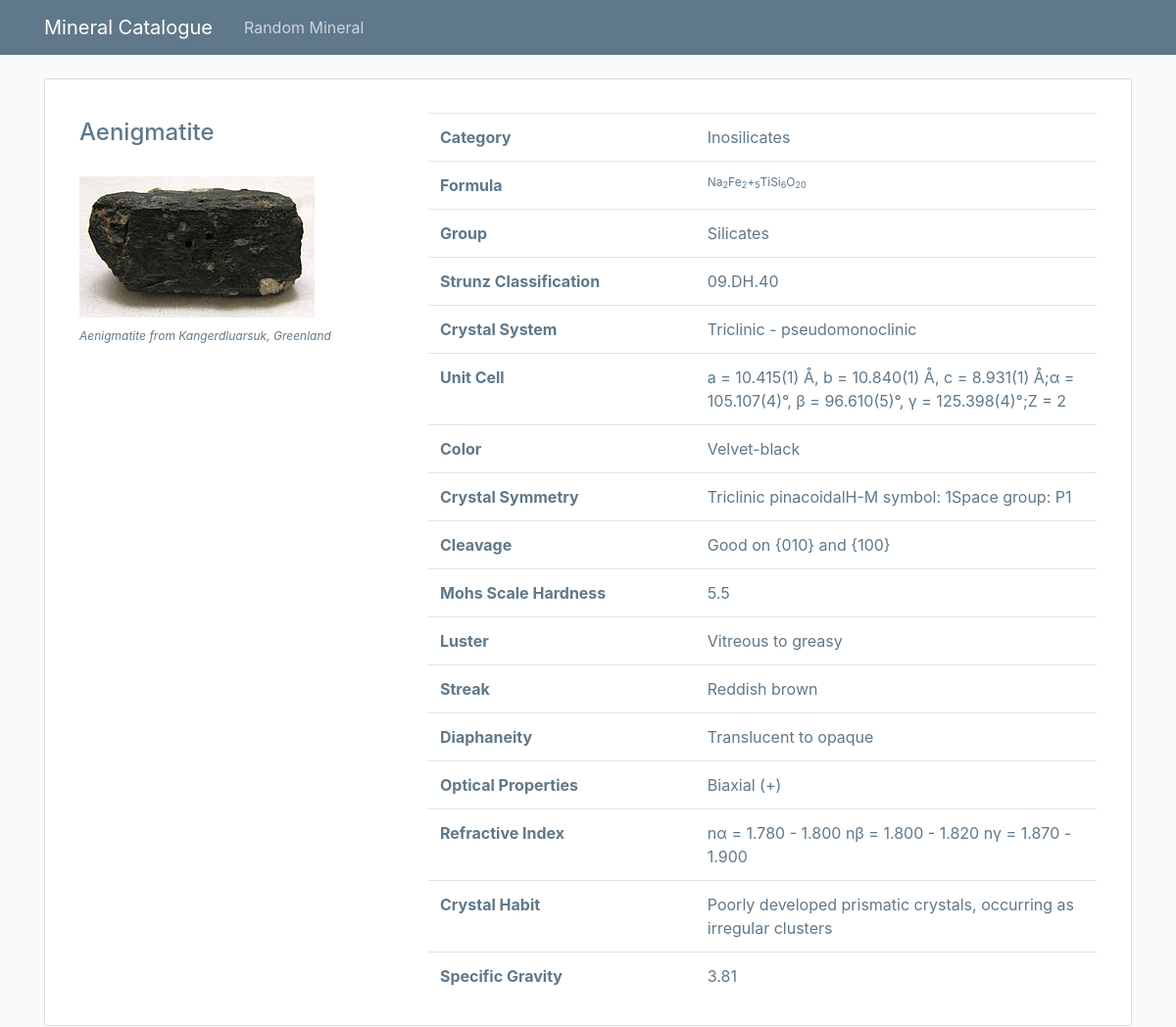
Page /mineral/246 on the committed database.
### catalogue/models.py (models this page shows, shortened)
class Mineral(models.Model):
    name = models.CharField(unique=True, max_length=255)
    image_filename = models.CharField(max_length=255)
    image_caption = models.CharField(max_length=255)
    category = models.CharField(max_length=255)
    formula = models.CharField(max_length=255)
    group = models.CharField(max_length=255)
    strunz_classification = models.CharField(blank=True, max_length=255)
    color = models.CharField(blank=True, max_length=255)
    crystal_system = models.CharField(blank=True, max_length=255)
    unit_cell = models.CharField(blank=True, max_length=255)
    crystal_symmetry = models.CharField(blank=True, max_length=255)
    cleavage = models.CharField(blank=True, max_length=255)
    mohs_scale_hardness = models.CharField(blank=True, max_length=255)
    luster = models.CharField(blank=True, max_length=255)
    streak = models.CharField(blank=True, max_length=255)
    diaphaneity = models.CharField(blank=True, max_length=255)
    optical_properties = models.CharField(blank=True, max_length=255)
    refractive_index = models.CharField(blank=True, max_length=255)
    crystal_habit = models.CharField(blank=True, max_length=255)
    specific_gravity = models.CharField(blank=True, max_length=255)

### catalogue/views.py (the view)
# urls.py: path('mineral/<int:pk>', views.mineral_detail, name='detail'),
def mineral_detail(request, pk):
    mineral = get_object_or_404(Mineral, pk=pk)
    return render(request, 'catalogue/detail.html', {'mineral': mineral})

### catalogue/templates/catalogue/detail.html
{% extends "catalogue/base.html" %}
{% load static %}
{% block content %}
<article class="media content-section">
    <div class="container">
        <div class="row">
            <div class="col-md-4 col-sm-4 col-xs-4">
                <h1 class="mineral__name">{{ mineral.name|title }}</h1>
                <img src="{% static 'catalogue/images/' %}{{ mineral.name }}.jpg"/>
                <p class="mineral__caption">{{ mineral.image_caption }}</p>
            </div>
            <div class="col-md-8 col-sm-8 col-xs8">
            <br>
                <table class="table">
                    <tr>
                        <td class="mineral__category">Category</td>
                        <td>{{ mineral.category }}</td>
                    </tr>
                    <tr>
                        <td class="mineral__category">Formula</td>
                        <td class="mineral__formula">{{ mineral.formula|safe }}</td>
                    </tr>
                    <tr>
                        <td class="mineral__category">Group</td>
                        <td>{{ mineral.group }}</td>
                    </tr>
                    <tr>
                        <td class="mineral__category">Strunz Classification</td>
                        <td>{{ mineral.strunz_classification }}</td>
                    </tr>
                    <tr>
                        <td class="mineral__category">Crystal System</td>
                        <td>{{ mineral.crystal_system }}</td>
                    </tr>
                    <tr>
                        <td class="mineral__category">Unit Cell</td>
                        <td>{{ mineral.unit_cell }}</td>
                    </tr>
                    <tr>
                        <td class="mineral__category">Color</td>
                        <td>{{ mineral.color }}</td>
                    </tr>
                    <tr>
                        <td class="mineral__category">Crystal Symmetry</td>
                        <td>{{ mineral.crystal_symmetry }}</td>
                    </tr>
                    <tr>
                        <td class="mineral__category">Cleavage</td>
                        <td>{{ mineral.cleavage }}</td>
                    </tr>
                    <tr>
                        <td class="mineral__category">Mohs Scale Hardness</td>
                        <td>{{ mineral.mohs_scale_hardness }}</td>
                    </tr>
                    <tr>
                        <td class="mineral__category">Luster</td>
                        <td>{{ mineral.luster }}</td>
                    </tr>
                    <tr>
                        <td class="mineral__category">Streak</td>
                        <td>{{ mineral.streak }}</td>
                    </tr>
                    <tr>
                        <td class="mineral__category">Diaphaneity</td>
                        <td>{{ mineral.diaphaneity }}</td>
                    </tr>
                    <tr>
                        <td class="mineral__category">Optical Properties</td>
                        <td>{{ mineral.optical_properties }}</td>
                    </tr>
                    <tr>
                        <td class="mineral__category">Refractive Index</td>
                        <td>{{ mineral.refractive_index }}</td>
                    </tr>
                    <tr>
                        <td class="mineral__category">Crystal Habit</td>
                        <td>{{ mineral.crystal_habit }}</td>
                    </tr>
                    <tr>
                        <td class="mineral__category">Specific Gravity</td>
                        <td>{{ mineral.specific_gravity }}</td>
                    </tr>
                </table>
            </div>
        </div>
    </div>
</article>
{% endblock content %}

### catalogue/static/catalogue/main.css (style rules this page uses)
body { background: #fafafa; color: #5f788a; margin-top: 5rem; }
h1, h2, h3, h4, h5, h6 { color: #444444; }
.content-section { background: #ffffff; padding: 10px 20px; border: 1px solid #dddddd; border-radius: 3px; margin-bottom: 20px; }
.mineral__name { color: #5f788a; display: block; width: 100%; margin: 0; font-size: 24px; padding: 30px 0 30px 0; }
.mineral__caption { font-size: 12px; font-style: italic; padding: 10px 0 0 0; margin: 0; }
.mineral__category { font-weight: bold; width: 40%; }
.mineral__formula { font-size: 12px; }

### rows in the picture
Mineral: name "Aenigmatite", name (picture), image_caption "Aenigmatite from Kangerdluarsuk, Greenland", category "Inosilicates", formula "Na 2 Fe 2 + 5 TiSi 6 O 20", group "Silicates", strunz_classification "09.DH.40", crystal_system "Triclinic - pseudomonoclinic", unit_cell "a = 10.415(1) Å, b = 10.840(1) Å, c = 8.931(1) Å;α = 105.107(4)°, β = 96.610(5)°, γ = 125.398(4)°;Z = 2", color "Velvet-black", crystal_symmetry "Triclinic pinacoidalH-M symbol: 1Space group: P1", cleavage "Good on {010} and {100}", mohs_scale_hardness "5.5", luster "Vitreous to greasy", streak "Reddish brown", diaphaneity "Translucent to opaque", optical_properties "Biaxial (+)", refractive_index "nα = 1.780 - 1.800 nβ = 1.800 - 1.820 nγ = 1.870 - 1.900", crystal_habit "Poorly developed prismatic crystals, occurring as irregular clusters", specific_gravity "3.81"
